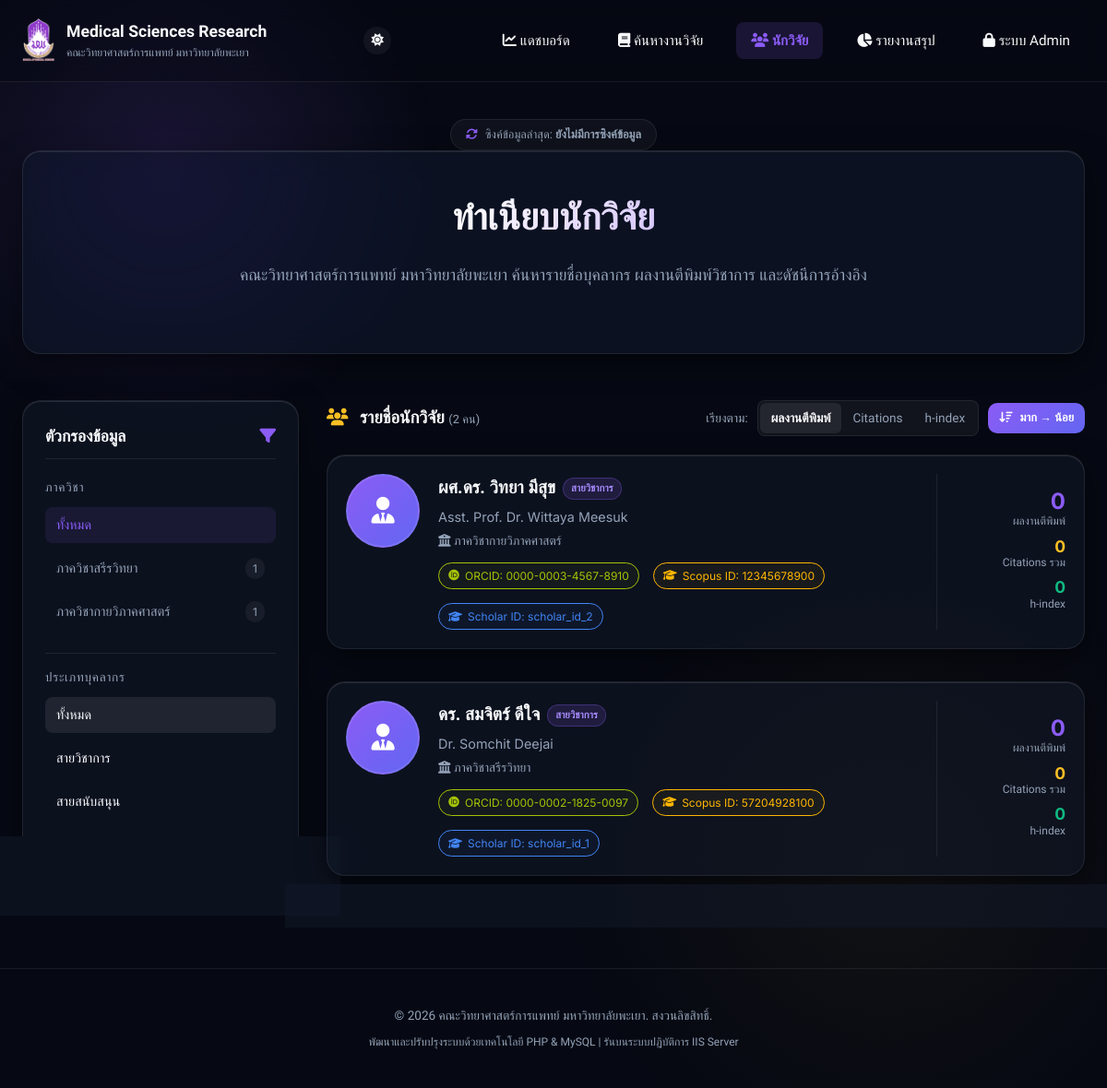
The app's page /researchers_list.php with its own data.
### tables this page shows
CREATE TABLE IF NOT EXISTS `researchers` (
    `id` INT AUTO_INCREMENT PRIMARY KEY,
    `title_th` VARCHAR(50) NULL,
    `first_name_th` VARCHAR(100) NOT NULL,
    `last_name_th` VARCHAR(100) NOT NULL,
    `title_en` VARCHAR(50) NULL,
    `first_name_en` VARCHAR(100) NOT NULL,
    `last_name_en` VARCHAR(100) NOT NULL,
    `orcid_id` VARCHAR(50) UNIQUE NULL,
    `scopus_author_id` VARCHAR(50) UNIQUE NULL,
    `pubmed_query` VARCHAR(255) NULL,
    `google_scholar_id` VARCHAR(50) UNIQUE NULL,
    `department` VARCHAR(150) NOT NULL,
    `email` VARCHAR(150) NULL,
    `avatar_url` VARCHAR(255) NULL,
    `researcher_type` VARCHAR(50) DEFAULT 'สายวิชาการ' NOT NULL,
    `h_index_peak` INT NOT NULL DEFAULT 0,
     
     
     
    `is_active` TINYINT(1) NOT NULL DEFAULT 1,
    `created_at` TIMESTAMP DEFAULT CURRENT_TIMESTAMP,
    `updated_at` TIMESTAMP DEFAULT CURRENT_TIMESTAMP ON UPDATE CURRENT_TIMESTAMP
);

### includes/functions.php (called while the page is built, shortened)
<?php
function get_departments_summary($pdo) {
    try {
        $stmt = $pdo->query("
            SELECT department, COUNT(*) as count
            FROM `researchers`
            GROUP BY department
            ORDER BY count DESC
        ");
        return $stmt->fetchAll();
    } catch (PDOException $e) {
        return [];
    }
}
function get_all_researchers($pdo, $active_only = true) {
    try {
        $where = $active_only ? "WHERE r.is_active = 1" : "";
        $stmt = $pdo->query("
            SELECT r.*, COUNT(rp.publication_id) as pub_count, SUM(p.citation_count) as total_citations
            FROM `researchers` r
            LEFT JOIN `researcher_publications` rp ON r.id = rp.researcher_id
            LEFT JOIN `publications` p ON rp.publication_id = p.id
            {$where}
            GROUP BY r.id
            ORDER BY r.first_name_th ASC
        ");
        return $stmt->fetchAll();
    } catch (PDOException $e) {
        return [];
    }
}

### researchers_list.php (the view, shortened to what this page needs)
<?php
require_once __DIR__ . '/includes/functions.php';
$selected_dept = isset($_GET['dept']) ? trim($_GET['dept']) : '';
$selected_type = isset($_GET['type']) ? trim($_GET['type']) : '';
$sort = in_array($_GET['sort'] ?? '', ['pubs', 'citations', 'hindex']) ? $_GET['sort'] : 'pubs';
$order = ($_GET['order'] ?? 'desc') === 'asc' ? 'asc' : 'desc';
$limit = 20;
$page = isset($_GET['page']) ? max(1, (int)$_GET['page']) : 1;
$departments = get_departments_summary($pdo);
$researchers = get_all_researchers($pdo);
$sort_key = $sort === 'citations' ? 'total_citations' : ($sort === 'hindex' ? 'h_index' : 'pub_count');
usort($researchers, function ($a, $b) use ($sort_key, $order) {
    $diff = (int)$a[$sort_key] <=> (int)$b[$sort_key];
    return $order === 'asc' ? $diff : -$diff;
});
$total_rows = count($researchers);
$total_pages = max(1, (int)ceil($total_rows / $limit));
$page = min($page, $total_pages);
$offset = ($page - 1) * $limit;
$page_researchers = array_slice($researchers, $offset, $limit);
function researchers_list_url($overrides) {
    $params = array_merge($_GET, $overrides);
    if (!isset($overrides['page'])) {
        unset($params['page']);
    }
    return '?' . http_build_query($params);
}
include_once __DIR__ . '/includes/header.php';
?>
<div class="hero glass-panel animate-fade-in" style="padding: 40px 20px;">
    <h2>ทำเนียบนักวิจัย</h2>
    <p>คณะวิทยาศาสตร์การแพทย์ มหาวิทยาลัยพะเยา ค้นหารายชื่อบุคลากร ผลงานตีพิมพ์วิชาการ และดัชนีการอ้างอิง</p>
</div>
<div class="main-grid animate-fade-in" style="animation-delay: 0.1s;">
    <div class="sidebar glass-panel">
        <div class="sidebar-title">
            <span>ตัวกรองข้อมูล</span>
            <i class="fa-solid fa-filter" style="color: var(--color-primary);"></i>
        </div>
        <div class="filter-group">
            <label class="filter-label">ภาควิชา</label>
            <ul class="dept-list">
                <li class="dept-item">
                    <a href="<?php echo researchers_list_url(['dept' => '']); ?>" class="dept-btn <?php echo $selected_dept === '' ? 'active' : ''; ?>">
                        <span>ทั้งหมด</span>
                    </a>
                </li>
                <?php foreach ($departments as $dept): ?>
                    <li class="dept-item">
                        <a href="<?php echo researchers_list_url(['dept' => $dept['department']]); ?>" class="dept-btn <?php echo $selected_dept === $dept['department'] ? 'active' : ''; ?>">
                            <span><?php echo htmlspecialchars($dept['department']); ?></span>
                            <span class="dept-count"><?php echo $dept['count']; ?></span>
                        </a>
                    </li>
                <?php endforeach; ?>
            </ul>
        </div>
        <div class="filter-group" style="margin-top: 25px; border-top: 1px solid var(--border-glass); padding-top: 15px;">
            <label class="filter-label">ประเภทบุคลากร</label>
            <ul class="type-list" style="list-style: none;">
                <li class="type-item" style="margin-bottom: 8px;">
                    <a href="<?php echo researchers_list_url(['type' => '']); ?>" class="dept-btn" style="width: 100%; text-align: left; background: <?php echo $selected_type === '' ? 'var(--border-glass)' : 'none'; ?>; border: none; color: var(--color-text-main); padding: 8px 12px; border-radius: 8px; display: flex; justify-content: space-between; align-items: center; text-decoration: none;">
                        <span>ทั้งหมด</span>
                    </a>
                </li>
                <?php foreach (['สายวิชาการ', 'สายสนับสนุน'] as $t): ?>
                <li class="type-item" style="margin-bottom: 8px;">
                    <a href="<?php echo researchers_list_url(['type' => $t]); ?>" class="dept-btn" style="width: 100%; text-align: left; background: <?php echo $selected_type === $t ? 'var(--border-glass)' : 'none'; ?>; border: none; color: var(--color-text-main); padding: 8px 12px; border-radius: 8px; display: flex; justify-content: space-between; align-items: center; text-decoration: none;">
                        <span><?php echo $t; ?></span>
                    </a>
                </li>
                <?php endforeach; ?>
            </ul>
        </div>
    </div>
    <div>
        <div style="display: flex; justify-content: space-between; align-items: center; margin-bottom: 20px; flex-wrap: wrap; gap: 15px;">
            <h3 style="margin: 0; font-weight: 600;">
                <i class="fa-solid fa-users" style="color: var(--color-accent); margin-right: 8px;"></i>
                รายชื่อนักวิจัย
                <span style="font-size: 0.8rem; font-weight: 400; color: var(--color-text-muted);">(<?php echo number_format($total_rows); ?> คน)</span>
            </h3>
            <div style="display: flex; align-items: center; gap: 10px; font-size: 0.85rem; flex-wrap: wrap;">
                <span style="color: var(--color-text-muted);">เรียงตาม:</span>
                <div style="display: flex; background: rgba(120, 120, 120, 0.1); border: 1px solid var(--border-glass); border-radius: 8px; padding: 2px;">
                    <?php foreach (['pubs' => 'ผลงานตีพิมพ์', 'citations' => 'Citations', 'hindex' => 'h-index'] as $key => $label): ?>
                        <a href="<?php echo researchers_list_url(['sort' => $key]); ?>" style="padding: 6px 12px; border-radius: 6px; text-decoration: none; color: <?php echo $sort === $key ? 'var(--color-text-main)' : 'var(--color-text-muted)'; ?>; background: <?php echo $sort === $key ? 'var(--border-glass)' : 'transparent'; ?>; font-weight: <?php echo $sort === $key ? '600' : 'normal'; ?>;"><?php echo $label; ?></a>
                    <?php endforeach; ?>
                </div>
                <a href="<?php echo researchers_list_url(['order' => $order === 'asc' ? 'desc' : 'asc']); ?>" class="btn-premium" style="padding: 6px 12px; font-size: 0.8rem; box-shadow: none; text-decoration: none;" title="สลับลำดับ">
                    <i class="fa-solid <?php echo $order === 'asc' ? 'fa-arrow-up-wide-short' : 'fa-arrow-down-wide-short'; ?>"></i>
                    <?php echo $order === 'asc' ? 'น้อย → มาก' : 'มาก → น้อย'; ?>
                </a>
            </div>
        </div>
        <div class="researchers-container">
            <?php if (empty($page_researchers)): ?>
                <div class="glass-panel" style="padding: 40px; text-align: center; color: var(--color-text-muted);">
                    <i class="fa-solid fa-users-slash" style="font-size: 3rem; margin-bottom: 16px; display: block;"></i>
                    ไม่พบนักวิจัยตามเงื่อนไขที่เลือก
                </div>
            <?php else: ?>
                <div style="display: grid; grid-template-columns: 1fr; gap: 15px;">
                    <?php foreach ($page_researchers as $r): ?>
                        <a href="profile.php?id=<?php echo $r['id']; ?>" class="glass-panel researcher-card">
                            <div class="researcher-avatar">
                                <?php if (!empty($r['avatar_url'])): ?>
                                    <img src="<?php echo htmlspecialchars($r['avatar_url']); ?>" alt="avatar">
                                <?php else: ?>
                                    <i class="fa-solid fa-user-tie"></i>
                                <?php endif; ?>
                            </div>
                            <div class="researcher-info">
                                <div class="researcher-name" style="display: flex; align-items: center; gap: 8px; flex-wrap: wrap;">
                                    <span><?php echo htmlspecialchars(($r['title_th'] ?? '') . ' ' . $r['first_name_th'] . ' ' . $r['last_name_th']); ?></span>
                                    <?php if (($r['researcher_type'] ?? 'สายวิชาการ') === 'สายสนับสนุน'): ?>
                                        <span class="badge" style="background: rgba(236, 72, 153, 0.15); color: #ec4899; border: 1px solid rgba(236,72,153,0.3); padding: 2px 8px; font-size: 0.7rem; font-weight: 600; text-shadow: none;">สายสนับสนุน</span>
                                    <?php else: ?>
                                        <span class="badge" style="background: rgba(139, 92, 246, 0.15); color: #a78bfa; border: 1px solid rgba(139,92,246,0.3); padding: 2px 8px; font-size: 0.7rem; font-weight: 600; text-shadow: none;">สายวิชาการ</span>
                                    <?php endif; ?>
                                </div>
                                <div style="font-size: 0.9rem; color: var(--color-text-muted); margin-bottom: 4px; font-family: var(--font-eng);">
                                    <?php echo htmlspecialchars(($r['title_en'] ?? '') . ' ' . $r['first_name_en'] . ' ' . $r['last_name_en']); ?>
                                </div>
                                <div class="researcher-dept">
                                    <i class="fa-solid fa-building-columns"></i> <?php echo htmlspecialchars($r['department']); ?>
                                </div>
                                <div class="researcher-meta">
                                    <?php if (!empty($r['orcid_id'])): ?>
                                        <span class="badge badge-orcid">
                                            <i class="fa-brands fa-orcid"></i> ORCID: <?php echo htmlspecialchars($r['orcid_id']); ?>
                                        </span>
                                    <?php endif; ?>
                                    <?php if (!empty($r['scopus_author_id'])): ?>
                                        <span class="badge badge-scopus">
                                            <i class="fa-solid fa-graduation-cap"></i> Scopus ID: <?php echo htmlspecialchars($r['scopus_author_id']); ?>
                                        </span>
                                    <?php endif; ?>
                                    <?php if (!empty($r['google_scholar_id'])): ?>
                                        <span class="badge badge-scholar">
                                            <i class="fa-solid fa-graduation-cap"></i> Scholar ID: <?php echo htmlspecialchars($r['google_scholar_id']); ?>
                                        </span>
                                    <?php endif; ?>
                                </div>
                            </div>
                            <div style="text-align: right; display: flex; flex-direction: column; justify-content: center; gap: 8px; border-left: 1px solid var(--border-glass); padding-left: 20px; min-width: 140px;">
                                <div>
                                    <div style="font-size: 1.5rem; font-weight: 700; color: var(--color-primary); font-family: var(--font-eng); line-height: 1;">
                                        <?php echo (int)$r['pub_count']; ?>
                                    </div>
                                    <div style="font-size: 0.75rem; color: var(--color-text-muted);">ผลงานตีพิมพ์</div>
                                </div>
                                <div>
                                    <div style="font-size: 1.1rem; font-weight: 700; color: var(--color-accent); font-family: var(--font-eng); line-height: 1;">
                                        <?php echo (int)$r['total_citations']; ?>
                                    </div>
                                    <div style="font-size: 0.75rem; color: var(--color-text-muted);">Citations รวม</div>
                                </div>
                                <div>
                                    <div style="font-size: 1.1rem; font-weight: 700; color: #10b981; font-family: var(--font-eng); line-height: 1;">
                                        <?php echo (int)$r['h_index']; ?>
                                    </div>
                                    <div style="font-size: 0.75rem; color: var(--color-text-muted);">h-index</div>
                                </div>
                            </div>
                        </a>
                    <?php endforeach; ?>
                </div>
            <?php endif; ?>
        </div>
    </div>
</div>
<?php
include_once __DIR__ . '/includes/footer.php';
?>

### records on screen
researchers: title_th+first_name_th+last_name_th "ผศ.ดร. วิทยา มีสุข", researcher_type "สายวิชาการ", title_en+first_name_en+last_name_en "Asst. Prof. Dr. Wittaya Meesuk", department "ภาควิชากายวิภาคศาสตร์", orcid "0000-0003-4567-8910", scopus_author "12345678900", google_scholar "scholar_id_2", pub_count "0", total_citations "0", h_index "0"
researchers: title_th+first_name_th+last_name_th "ดร. สมจิตร์ ดีใจ", researcher_type "สายวิชาการ", title_en+first_name_en+last_name_en "Dr. Somchit Deejai", department "ภาควิชาสรีรวิทยา", orcid "0000-0002-1825-0097", scopus_author "57204928100", google_scholar "scholar_id_1", pub_count "0", total_citations "0", h_index "0"

### other values on screen
format_thai_datetime($header_last_sync) "ยังไม่มีการซิงค์ข้อมูล"
$dept['department'] "ภาควิชาสรีรวิทยา"
$dept['count'] "1"
$dept['department'] "ภาควิชากายวิภาคศาสตร์"
$t "สายวิชาการ"
$t "สายสนับสนุน"
$total_rows "2"
$label "ผลงานตีพิมพ์"
$label "Citations"
$label "h-index"
